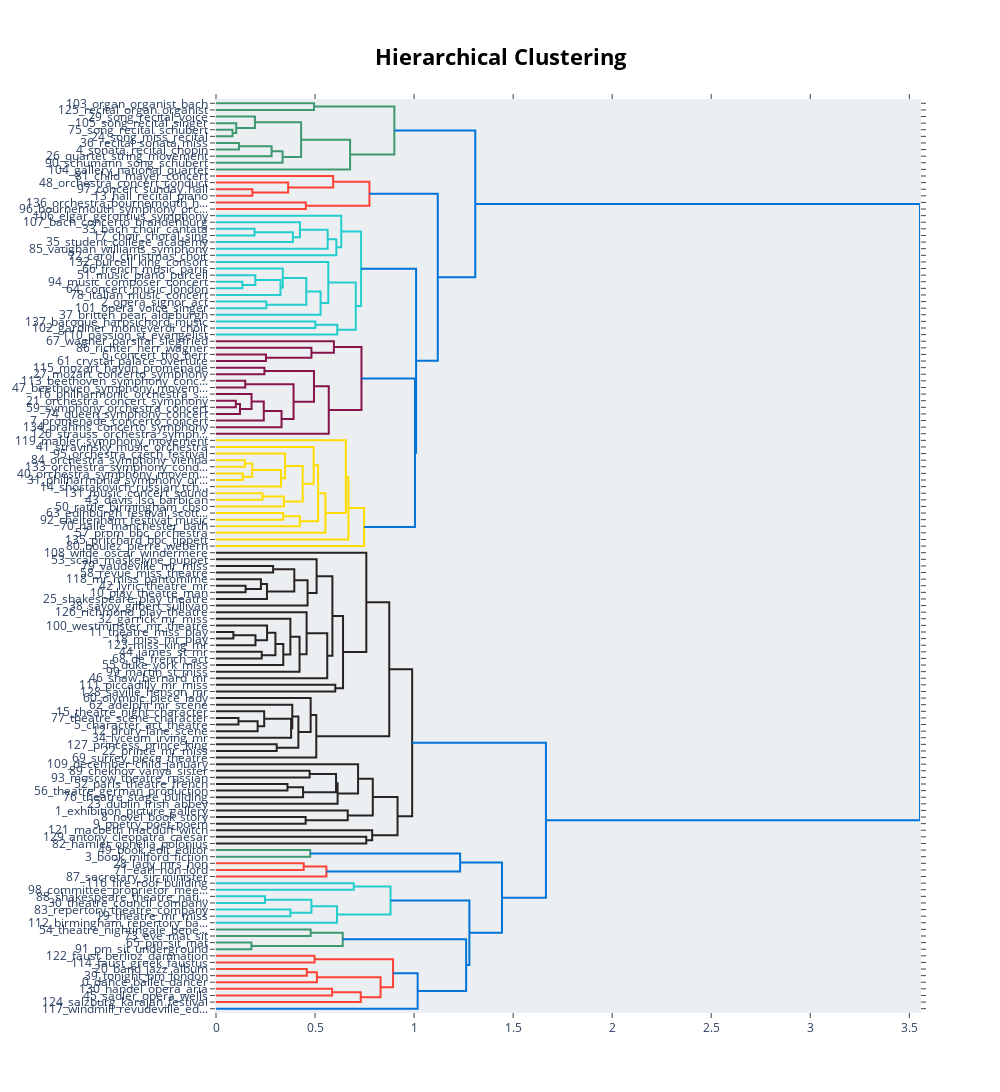

Notebook cell for this chart:
### Code cell
topic_model.visualize_hierarchy()

### Figure 1 — Plotly figure (JSON) as saved in the notebook; plotly's stock layout.template omitted (floating-point values rounded to 4 significant figures; data arrays with more than 128 entries replaced by an {"elided": "..."} marker saying what was removed)
{"data": [{"hoverinfo": "text", "marker": {"color": "rgb(61,153,112)"}, "mode": "lines", "type": "scatter", "x": [0.0, 0.4949, 0.4949, 0.0], "xaxis": "x", "y": [-5.0, -5.0, -15.0, -15.0], "yaxis": "y"}, {"hoverinfo": "text", "marker": {"color": "rgb(61,153,112)"}, "mode": "lines", "type": "scatter", "x": [0.0, 0.08337, 0.08337, 0.0], "xaxis": "x", "y": [-45.0, -45.0, -55.0, -55.0], "yaxis": "y"}, {"hoverinfo": "text", "marker": {"color": "rgb(61,153,112)"}, "mode": "lines", "type": "scatter", "x": [0.0, 0.1021, 0.1021, 0.08337], "xaxis": "x", "y": [-35.0, -35.0, -50.0, -50.0], "yaxis": "y"}, {"hoverinfo": "text", "marker": {"color": "rgb(61,153,112)"}, "mode": "lines", "type": "scatter", "x": [0.0, 0.1965, 0.1965, 0.1021], "xaxis": "x", "y": [-25.0, -25.0, -42.5, -42.5], "yaxis": "y"}, {"hoverinfo": "text", "marker": {"color": "rgb(61,153,112)"}, "mode": "lines", "type": "scatter", "x": [0.0, 0.116, 0.116, 0.0], "xaxis": "x", "y": [-65.0, -65.0, -75.0, -75.0], "yaxis": "y"}, {"hoverinfo": "text", "marker": {"color": "rgb(61,153,112)"}, "mode": "lines", "type": "scatter", "x": [0.116, 0.2806, 0.2806, 0.0], "xaxis": "x", "y": [-70.0, -70.0, -85.0, -85.0], "yaxis": "y"}, {"hoverinfo": "text", "marker": {"color": "rgb(61,153,112)"}, "mode": "lines", "type": "scatter", "x": [0.2806, 0.336, 0.336, 0.0], "xaxis": "x", "y": [-77.5, -77.5, -95.0, -95.0], "yaxis": "y"}, {"hoverinfo": "text", "marker": {"color": "rgb(61,153,112)"}, "mode": "lines", "type": "scatter", "x": [0.1965, 0.4298, 0.4298, 0.336], "xaxis": "x", "y": [-33.75, -33.75, -86.25, -86.25], "yaxis": "y"}, {"hoverinfo": "text", "marker": {"color": "rgb(61,153,112)"}, "mode": "lines", "type": "scatter", "x": [0.4298, 0.677, 0.677, 0.0], "xaxis": "x", "y": [-60.0, -60.0, -105.0, -105.0], "yaxis": "y"}, {"hoverinfo": "text", "marker": {"color": "rgb(61,153,112)"}, "mode": "lines", "type": "scatter", "x": [0.4949, 0.9004, 0.9004, 0.677], "xaxis": "x", "y": [-10.0, -10.0, -82.5, -82.5], "yaxis": "y"}, {"hoverinfo": "text", "marker": {"color": "rgb(255,65,54)"}, "mode": "lines", "type": "scatter", "x": [0.0, 0.1836, 0.1836, 0.0], "xaxis": "x", "y": [-135.0, -135.0, -145.0, -145.0], "yaxis": "y"}, {"hoverinfo": "text", "marker": {"color": "rgb(255,65,54)"}, "mode": "lines", "type": "scatter", "x": [0.0, 0.3644, 0.3644, 0.1836], "xaxis": "x", "y": [-125.0, -125.0, -140.0, -140.0], "yaxis": "y"}, {"hoverinfo": "text", "marker": {"color": "rgb(255,65,54)"}, "mode": "lines", "type": "scatter", "x": [0.0, 0.5916, 0.5916, 0.3644], "xaxis": "x", "y": [-115.0, -115.0, -132.5, -132.5], "yaxis": "y"}, {"hoverinfo": "text", "marker": {"color": "rgb(255,65,54)"}, "mode": "lines", "type": "scatter", "x": [0.0, 0.4536, 0.4536, 0.0], "xaxis": "x", "y": [-155.0, -155.0, -165.0, -165.0], "yaxis": "y"}, {"hoverinfo": "text", "marker": {"color": "rgb(255,65,54)"}, "mode": "lines", "type": "scatter", "x": [0.5916, 0.7746, 0.7746, 0.4536], "xaxis": "x", "y": [-123.8, -123.8, -160.0, -160.0], "yaxis": "y"}, {"hoverinfo": "text", "marker": {"color": "rgb(35,205,205)"}, "mode": "lines", "type": "scatter", "x": [0.0, 0.1946, 0.1946, 0.0], "xaxis": "x", "y": [-195.0, -195.0, -205.0, -205.0], "yaxis": "y"}, {"hoverinfo": "text", "marker": {"color": "rgb(35,205,205)"}, "mode": "lines", "type": "scatter", "x": [0.1946, 0.3881, 0.3881, 0.0], "xaxis": "x", "y": [-200.0, -200.0, -215.0, -215.0], "yaxis": "y"}, {"hoverinfo": "text", "marker": {"color": "rgb(35,205,205)"}, "mode": "lines", "type": "scatter", "x": [0.0, 0.4239, 0.4239, 0.3881], "xaxis": "x", "y": [-185.0, -185.0, -207.5, -207.5], "yaxis": "y"}, {"hoverinfo": "text", "marker": {"color": "rgb(35,205,205)"}, "mode": "lines", "type": "scatter", "x": [0.4239, 0.5637, 0.5637, 0.0], "xaxis": "x", "y": [-196.2, -196.2, -225.0, -225.0], "yaxis": "y"}, {"hoverinfo": "text", "marker": {"color": "rgb(35,205,205)"}, "mode": "lines", "type": "scatter", "x": [0.5637, 0.6075, 0.6075, 0.0], "xaxis": "x", "y": [-210.6, -210.6, -235.0, -235.0], "yaxis": "y"}, {"hoverinfo": "text", "marker": {"color": "rgb(35,205,205)"}, "mode": "lines", "type": "scatter", "x": [0.0, 0.6324, 0.6324, 0.6075], "xaxis": "x", "y": [-175.0, -175.0, -222.8, -222.8], "yaxis": "y"}, {"hoverinfo": "text", "marker": {"color": "rgb(35,205,205)"}, "mode": "lines", "type": "scatter", "x": [0.0, 0.1333, 0.1333, 0.0], "xaxis": "x", "y": [-275.0, -275.0, -285.0, -285.0], "yaxis": "y"}, {"hoverinfo": "text", "marker": {"color": "rgb(35,205,205)"}, "mode": "lines", "type": "scatter", "x": [0.0, 0.1983, 0.1983, 0.1333], "xaxis": "x", "y": [-265.0, -265.0, -280.0, -280.0], "yaxis": "y"}, {"hoverinfo": "text", "marker": {"color": "rgb(35,205,205)"}, "mode": "lines", "type": "scatter", "x": [0.1983, 0.3254, 0.3254, 0.0], "xaxis": "x", "y": [-272.5, -272.5, -295.0, -295.0], "yaxis": "y"}, {"hoverinfo": "text", "marker": {"color": "rgb(35,205,205)"}, "mode": "lines", "type": "scatter", "x": [0.0, 0.3372, 0.3372, 0.3254], "xaxis": "x", "y": [-255.0, -255.0, -283.8, -283.8], "yaxis": "y"}, {"hoverinfo": "text", "marker": {"color": "rgb(35,205,205)"}, "mode": "lines", "type": "scatter", "x": [0.0, 0.2541, 0.2541, 0.0], "xaxis": "x", "y": [-305.0, -305.0, -315.0, -315.0], "yaxis": "y"}, {"hoverinfo": "text", "marker": {"color": "rgb(35,205,205)"}, "mode": "lines", "type": "scatter", "x": [0.3372, 0.4558, 0.4558, 0.2541], "xaxis": "x", "y": [-269.4, -269.4, -310.0, -310.0], "yaxis": "y"}, {"hoverinfo": "text", "marker": {"color": "rgb(35,205,205)"}, "mode": "lines", "type": "scatter", "x": [0.4558, 0.5281, 0.5281, 0.0], "xaxis": "x", "y": [-289.7, -289.7, -325.0, -325.0], "yaxis": "y"}, {"hoverinfo": "text", "marker": {"color": "rgb(35,205,205)"}, "mode": "lines", "type": "scatter", "x": [0.0, 0.567, 0.567, 0.5281], "xaxis": "x", "y": [-245.0, -245.0, -307.3, -307.3], "yaxis": "y"}, {"hoverinfo": "text", "marker": {"color": "rgb(35,205,205)"}, "mode": "lines", "type": "scatter", "x": [0.0, 0.5018, 0.5018, 0.0], "xaxis": "x", "y": [-335.0, -335.0, -345.0, -345.0], "yaxis": "y"}, {"hoverinfo": "text", "marker": {"color": "rgb(35,205,205)"}, "mode": "lines", "type": "scatter", "x": [0.5018, 0.6122, 0.6122, 0.0], "xaxis": "x", "y": [-340.0, -340.0, -355.0, -355.0], "yaxis": "y"}, {"hoverinfo": "text", "marker": {"color": "rgb(35,205,205)"}, "mode": "lines", "type": "scatter", "x": [0.567, 0.7055, 0.7055, 0.6122], "xaxis": "x", "y": [-276.2, -276.2, -347.5, -347.5], "yaxis": "y"}, {"hoverinfo": "text", "marker": {"color": "rgb(35,205,205)"}, "mode": "lines", "type": "scatter", "x": [0.6324, 0.7324, 0.7324, 0.7055], "xaxis": "x", "y": [-198.9, -198.9, -311.8, -311.8], "yaxis": "y"}, {"hoverinfo": "text", "marker": {"color": "rgb(133,20,75)"}, "mode": "lines", "type": "scatter", "x": [0.0, 0.2522, 0.2522, 0.0], "xaxis": "x", "y": [-385.0, -385.0, -395.0, -395.0], "yaxis": "y"}, {"hoverinfo": "text", "marker": {"color": "rgb(133,20,75)"}, "mode": "lines", "type": "scatter", "x": [0.0, 0.4817, 0.4817, 0.2522], "xaxis": "x", "y": [-375.0, -375.0, -390.0, -390.0], "yaxis": "y"}, {"hoverinfo": "text", "marker": {"color": "rgb(133,20,75)"}, "mode": "lines", "type": "scatter", "x": [0.0, 0.5951, 0.5951, 0.4817], "xaxis": "x", "y": [-365.0, -365.0, -382.5, -382.5], "yaxis": "y"}, {"hoverinfo": "text", "marker": {"color": "rgb(133,20,75)"}, "mode": "lines", "type": "scatter", "x": [0.0, 0.2445, 0.2445, 0.0], "xaxis": "x", "y": [-405.0, -405.0, -415.0, -415.0], "yaxis": "y"}, {"hoverinfo": "text", "marker": {"color": "rgb(133,20,75)"}, "mode": "lines", "type": "scatter", "x": [0.0, 0.1477, 0.1477, 0.0], "xaxis": "x", "y": [-425.0, -425.0, -435.0, -435.0], "yaxis": "y"}, {"hoverinfo": "text", "marker": {"color": "rgb(133,20,75)"}, "mode": "lines", "type": "scatter", "x": [0.0, 0.1001, 0.1001, 0.0], "xaxis": "x", "y": [-455.0, -455.0, -465.0, -465.0], "yaxis": "y"}, {"hoverinfo": "text", "marker": {"color": "rgb(133,20,75)"}, "mode": "lines", "type": "scatter", "x": [0.1001, 0.1211, 0.1211, 0.0], "xaxis": "x", "y": [-460.0, -460.0, -475.0, -475.0], "yaxis": "y"}, {"hoverinfo": "text", "marker": {"color": "rgb(133,20,75)"}, "mode": "lines", "type": "scatter", "x": [0.0, 0.1795, 0.1795, 0.1211], "xaxis": "x", "y": [-445.0, -445.0, -467.5, -467.5], "yaxis": "y"}, {"hoverinfo": "text", "marker": {"color": "rgb(133,20,75)"}, "mode": "lines", "type": "scatter", "x": [0.1795, 0.2411, 0.2411, 0.0], "xaxis": "x", "y": [-456.2, -456.2, -485.0, -485.0], "yaxis": "y"}, {"hoverinfo": "text", "marker": {"color": "rgb(133,20,75)"}, "mode": "lines", "type": "scatter", "x": [0.2411, 0.3308, 0.3308, 0.0], "xaxis": "x", "y": [-470.6, -470.6, -495.0, -495.0], "yaxis": "y"}, {"hoverinfo": "text", "marker": {"color": "rgb(133,20,75)"}, "mode": "lines", "type": "scatter", "x": [0.1477, 0.3916, 0.3916, 0.3308], "xaxis": "x", "y": [-430.0, -430.0, -482.8, -482.8], "yaxis": "y"}, {"hoverinfo": "text", "marker": {"color": "rgb(133,20,75)"}, "mode": "lines", "type": "scatter", "x": [0.2445, 0.4946, 0.4946, 0.3916], "xaxis": "x", "y": [-410.0, -410.0, -456.4, -456.4], "yaxis": "y"}, {"hoverinfo": "text", "marker": {"color": "rgb(133,20,75)"}, "mode": "lines", "type": "scatter", "x": [0.4946, 0.5693, 0.5693, 0.0], "xaxis": "x", "y": [-433.2, -433.2, -505.0, -505.0], "yaxis": "y"}, {"hoverinfo": "text", "marker": {"color": "rgb(133,20,75)"}, "mode": "lines", "type": "scatter", "x": [0.5951, 0.7343, 0.7343, 0.5693], "xaxis": "x", "y": [-373.8, -373.8, -469.1, -469.1], "yaxis": "y"}, {"hoverinfo": "text", "marker": {"color": "rgb(255,220,0)"}, "mode": "lines", "type": "scatter", "x": [0.0, 0.1463, 0.1463, 0.0], "xaxis": "x", "y": [-545.0, -545.0, -555.0, -555.0], "yaxis": "y"}, {"hoverinfo": "text", "marker": {"color": "rgb(255,220,0)"}, "mode": "lines", "type": "scatter", "x": [0.0, 0.1352, 0.1352, 0.0], "xaxis": "x", "y": [-565.0, -565.0, -575.0, -575.0], "yaxis": "y"}, {"hoverinfo": "text", "marker": {"color": "rgb(255,220,0)"}, "mode": "lines", "type": "scatter", "x": [0.1463, 0.1831, 0.1831, 0.1352], "xaxis": "x", "y": [-550.0, -550.0, -570.0, -570.0], "yaxis": "y"}, {"hoverinfo": "text", "marker": {"color": "rgb(255,220,0)"}, "mode": "lines", "type": "scatter", "x": [0.1831, 0.3282, 0.3282, 0.0], "xaxis": "x", "y": [-560.0, -560.0, -585.0, -585.0], "yaxis": "y"}, {"hoverinfo": "text", "marker": {"color": "rgb(255,220,0)"}, "mode": "lines", "type": "scatter", "x": [0.0, 0.3487, 0.3487, 0.3282], "xaxis": "x", "y": [-535.0, -535.0, -572.5, -572.5], "yaxis": "y"}, {"hoverinfo": "text", "marker": {"color": "rgb(255,220,0)"}, "mode": "lines", "type": "scatter", "x": [0.0, 0.2343, 0.2343, 0.0], "xaxis": "x", "y": [-595.0, -595.0, -605.0, -605.0], "yaxis": "y"}, {"hoverinfo": "text", "marker": {"color": "rgb(255,220,0)"}, "mode": "lines", "type": "scatter", "x": [0.2343, 0.3425, 0.3425, 0.0], "xaxis": "x", "y": [-600.0, -600.0, -615.0, -615.0], "yaxis": "y"}, {"hoverinfo": "text", "marker": {"color": "rgb(255,220,0)"}, "mode": "lines", "type": "scatter", "x": [0.3487, 0.4377, 0.4377, 0.3425], "xaxis": "x", "y": [-553.8, -553.8, -607.5, -607.5], "yaxis": "y"}, {"hoverinfo": "text", "marker": {"color": "rgb(255,220,0)"}, "mode": "lines", "type": "scatter", "x": [0.0, 0.493, 0.493, 0.4377], "xaxis": "x", "y": [-525.0, -525.0, -580.6, -580.6], "yaxis": "y"}, {"hoverinfo": "text", "marker": {"color": "rgb(255,220,0)"}, "mode": "lines", "type": "scatter", "x": [0.0, 0.3397, 0.3397, 0.0], "xaxis": "x", "y": [-625.0, -625.0, -635.0, -635.0], "yaxis": "y"}, {"hoverinfo": "text", "marker": {"color": "rgb(255,220,0)"}, "mode": "lines", "type": "scatter", "x": [0.3397, 0.4231, 0.4231, 0.0], "xaxis": "x", "y": [-630.0, -630.0, -645.0, -645.0], "yaxis": "y"}, {"hoverinfo": "text", "marker": {"color": "rgb(255,220,0)"}, "mode": "lines", "type": "scatter", "x": [0.493, 0.5156, 0.5156, 0.4231], "xaxis": "x", "y": [-552.8, -552.8, -637.5, -637.5], "yaxis": "y"}, {"hoverinfo": "text", "marker": {"color": "rgb(255,220,0)"}, "mode": "lines", "type": "scatter", "x": [0.5156, 0.5522, 0.5522, 0.0], "xaxis": "x", "y": [-595.2, -595.2, -655.0, -655.0], "yaxis": "y"}, {"hoverinfo": "text", "marker": {"color": "rgb(255,220,0)"}, "mode": "lines", "type": "scatter", "x": [0.0, 0.6553, 0.6553, 0.5522], "xaxis": "x", "y": [-515.0, -515.0, -625.1, -625.1], "yaxis": "y"}, {"hoverinfo": "text", "marker": {"color": "rgb(255,220,0)"}, "mode": "lines", "type": "scatter", "x": [0.6553, 0.6685, 0.6685, 0.0], "xaxis": "x", "y": [-570.0, -570.0, -665.0, -665.0], "yaxis": "y"}, {"hoverinfo": "text", "marker": {"color": "rgb(255,220,0)"}, "mode": "lines", "type": "scatter", "x": [0.6685, 0.7478, 0.7478, 0.0], "xaxis": "x", "y": [-617.5, -617.5, -675.0, -675.0], "yaxis": "y"}, {"hoverinfo": "text", "marker": {"color": "rgb(0,116,217)"}, "mode": "lines", "type": "scatter", "x": [0.7343, 1.005, 1.005, 0.7478], "xaxis": "x", "y": [-421.4, -421.4, -646.3, -646.3], "yaxis": "y"}, {"hoverinfo": "text", "marker": {"color": "rgb(0,116,217)"}, "mode": "lines", "type": "scatter", "x": [0.7324, 1.01, 1.01, 1.005], "xaxis": "x", "y": [-255.4, -255.4, -533.8, -533.8], "yaxis": "y"}, {"hoverinfo": "text", "marker": {"color": "rgb(0,116,217)"}, "mode": "lines", "type": "scatter", "x": [0.7746, 1.12, 1.12, 1.01], "xaxis": "x", "y": [-141.9, -141.9, -394.6, -394.6], "yaxis": "y"}, {"hoverinfo": "text", "marker": {"color": "rgb(0,116,217)"}, "mode": "lines", "type": "scatter", "x": [0.9004, 1.309, 1.309, 1.12], "xaxis": "x", "y": [-46.25, -46.25, -268.2, -268.2], "yaxis": "y"}, {"hoverinfo": "text", "marker": {"color": "rgb(40,35,35)"}, "mode": "lines", "type": "scatter", "x": [0.0, 0.2884, 0.2884, 0.0], "xaxis": "x", "y": [-705.0, -705.0, -715.0, -715.0], "yaxis": "y"}, {"hoverinfo": "text", "marker": {"color": "rgb(40,35,35)"}, "mode": "lines", "type": "scatter", "x": [0.0, 0.1494, 0.1494, 0.0], "xaxis": "x", "y": [-735.0, -735.0, -745.0, -745.0], "yaxis": "y"}, {"hoverinfo": "text", "marker": {"color": "rgb(40,35,35)"}, "mode": "lines", "type": "scatter", "x": [0.0, 0.2268, 0.2268, 0.1494], "xaxis": "x", "y": [-725.0, -725.0, -740.0, -740.0], "yaxis": "y"}, {"hoverinfo": "text", "marker": {"color": "rgb(40,35,35)"}, "mode": "lines", "type": "scatter", "x": [0.2268, 0.2573, 0.2573, 0.0], "xaxis": "x", "y": [-732.5, -732.5, -755.0, -755.0], "yaxis": "y"}, {"hoverinfo": "text", "marker": {"color": "rgb(40,35,35)"}, "mode": "lines", "type": "scatter", "x": [0.2884, 0.3953, 0.3953, 0.2573], "xaxis": "x", "y": [-710.0, -710.0, -743.8, -743.8], "yaxis": "y"}, {"hoverinfo": "text", "marker": {"color": "rgb(40,35,35)"}, "mode": "lines", "type": "scatter", "x": [0.3953, 0.4622, 0.4622, 0.0], "xaxis": "x", "y": [-726.9, -726.9, -765.0, -765.0], "yaxis": "y"}, {"hoverinfo": "text", "marker": {"color": "rgb(40,35,35)"}, "mode": "lines", "type": "scatter", "x": [0.0, 0.5078, 0.5078, 0.4622], "xaxis": "x", "y": [-695.0, -695.0, -745.9, -745.9], "yaxis": "y"}, {"hoverinfo": "text", "marker": {"color": "rgb(40,35,35)"}, "mode": "lines", "type": "scatter", "x": [0.0, 0.08772, 0.08772, 0.0], "xaxis": "x", "y": [-805.0, -805.0, -815.0, -815.0], "yaxis": "y"}, {"hoverinfo": "text", "marker": {"color": "rgb(40,35,35)"}, "mode": "lines", "type": "scatter", "x": [0.08772, 0.1992, 0.1992, 0.0], "xaxis": "x", "y": [-810.0, -810.0, -825.0, -825.0], "yaxis": "y"}, {"hoverinfo": "text", "marker": {"color": "rgb(40,35,35)"}, "mode": "lines", "type": "scatter", "x": [0.0, 0.2579, 0.2579, 0.1992], "xaxis": "x", "y": [-795.0, -795.0, -817.5, -817.5], "yaxis": "y"}, {"hoverinfo": "text", "marker": {"color": "rgb(40,35,35)"}, "mode": "lines", "type": "scatter", "x": [0.0, 0.2308, 0.2308, 0.0], "xaxis": "x", "y": [-835.0, -835.0, -845.0, -845.0], "yaxis": "y"}, {"hoverinfo": "text", "marker": {"color": "rgb(40,35,35)"}, "mode": "lines", "type": "scatter", "x": [0.2579, 0.3, 0.3, 0.2308], "xaxis": "x", "y": [-806.2, -806.2, -840.0, -840.0], "yaxis": "y"}, {"hoverinfo": "text", "marker": {"color": "rgb(40,35,35)"}, "mode": "lines", "type": "scatter", "x": [0.3, 0.3396, 0.3396, 0.0], "xaxis": "x", "y": [-823.1, -823.1, -855.0, -855.0], "yaxis": "y"}, {"hoverinfo": "text", "marker": {"color": "rgb(40,35,35)"}, "mode": "lines", "type": "scatter", "x": [0.0, 0.3754, 0.3754, 0.3396], "xaxis": "x", "y": [-785.0, -785.0, -839.1, -839.1], "yaxis": "y"}, {"hoverinfo": "text", "marker": {"color": "rgb(40,35,35)"}, "mode": "lines", "type": "scatter", "x": [0.3754, 0.4217, 0.4217, 0.0], "xaxis": "x", "y": [-812.0, -812.0, -865.0, -865.0], "yaxis": "y"}, {"hoverinfo": "text", "marker": {"color": "rgb(40,35,35)"}, "mode": "lines", "type": "scatter", "x": [0.0, 0.4574, 0.4574, 0.4217], "xaxis": "x", "y": [-775.0, -775.0, -838.5, -838.5], "yaxis": "y"}, {"hoverinfo": "text", "marker": {"color": "rgb(40,35,35)"}, "mode": "lines", "type": "scatter", "x": [0.4574, 0.5616, 0.5616, 0.0], "xaxis": "x", "y": [-806.8, -806.8, -875.0, -875.0], "yaxis": "y"}, {"hoverinfo": "text", "marker": {"color": "rgb(40,35,35)"}, "mode": "lines", "type": "scatter", "x": [0.5078, 0.5877, 0.5877, 0.5616], "xaxis": "x", "y": [-720.5, -720.5, -840.9, -840.9], "yaxis": "y"}, {"hoverinfo": "text", "marker": {"color": "rgb(40,35,35)"}, "mode": "lines", "type": "scatter", "x": [0.0, 0.6022, 0.6022, 0.0], "xaxis": "x", "y": [-885.0, -885.0, -895.0, -895.0], "yaxis": "y"}, {"hoverinfo": "text", "marker": {"color": "rgb(40,35,35)"}, "mode": "lines", "type": "scatter", "x": [0.5877, 0.6413, 0.6413, 0.6022], "xaxis": "x", "y": [-780.7, -780.7, -890.0, -890.0], "yaxis": "y"}, {"hoverinfo": "text", "marker": {"color": "rgb(40,35,35)"}, "mode": "lines", "type": "scatter", "x": [0.0, 0.7589, 0.7589, 0.6413], "xaxis": "x", "y": [-685.0, -685.0, -835.3, -835.3], "yaxis": "y"}, {"hoverinfo": "text", "marker": {"color": "rgb(40,35,35)"}, "mode": "lines", "type": "scatter", "x": [0.0, 0.1133, 0.1133, 0.0], "xaxis": "x", "y": [-935.0, -935.0, -945.0, -945.0], "yaxis": "y"}, {"hoverinfo": "text", "marker": {"color": "rgb(40,35,35)"}, "mode": "lines", "type": "scatter", "x": [0.1133, 0.2102, 0.2102, 0.0], "xaxis": "x", "y": [-940.0, -940.0, -955.0, -955.0], "yaxis": "y"}, {"hoverinfo": "text", "marker": {"color": "rgb(40,35,35)"}, "mode": "lines", "type": "scatter", "x": [0.0, 0.2433, 0.2433, 0.2102], "xaxis": "x", "y": [-925.0, -925.0, -947.5, -947.5], "yaxis": "y"}, {"hoverinfo": "text", "marker": {"color": "rgb(40,35,35)"}, "mode": "lines", "type": "scatter", "x": [0.2433, 0.3792, 0.3792, 0.0], "xaxis": "x", "y": [-936.2, -936.2, -965.0, -965.0], "yaxis": "y"}, {"hoverinfo": "text", "marker": {"color": "rgb(40,35,35)"}, "mode": "lines", "type": "scatter", "x": [0.0, 0.3851, 0.3851, 0.3792], "xaxis": "x", "y": [-915.0, -915.0, -950.6, -950.6], "yaxis": "y"}, {"hoverinfo": "text", "marker": {"color": "rgb(40,35,35)"}, "mode": "lines", "type": "scatter", "x": [0.0, 0.3064, 0.3064, 0.0], "xaxis": "x", "y": [-975.0, -975.0, -985.0, -985.0], "yaxis": "y"}, {"hoverinfo": "text", "marker": {"color": "rgb(40,35,35)"}, "mode": "lines", "type": "scatter", "x": [0.3851, 0.4158, 0.4158, 0.3064], "xaxis": "x", "y": [-932.8, -932.8, -980.0, -980.0], "yaxis": "y"}, {"hoverinfo": "text", "marker": {"color": "rgb(40,35,35)"}, "mode": "lines", "type": "scatter", "x": [0.0, 0.4778, 0.4778, 0.4158], "xaxis": "x", "y": [-905.0, -905.0, -956.4, -956.4], "yaxis": "y"}, {"hoverinfo": "text", "marker": {"color": "rgb(40,35,35)"}, "mode": "lines", "type": "scatter", "x": [0.4778, 0.5062, 0.5062, 0.0], "xaxis": "x", "y": [-930.7, -930.7, -995.0, -995.0], "yaxis": "y"}, {"hoverinfo": "text", "marker": {"color": "rgb(40,35,35)"}, "mode": "lines", "type": "scatter", "x": [0.7589, 0.8747, 0.8747, 0.5062], "xaxis": "x", "y": [-760.2, -760.2, -962.9, -962.9], "yaxis": "y"}, {"hoverinfo": "text", "marker": {"color": "rgb(40,35,35)"}, "mode": "lines", "type": "scatter", "x": [0.0, 0.4726, 0.4726, 0.0], "xaxis": "x", "y": [-1015.0, -1015.0, -1025.0, -1025.0], "yaxis": "y"}, {"hoverinfo": "text", "marker": {"color": "rgb(40,35,35)"}, "mode": "lines", "type": "scatter", "x": [0.0, 0.3607, 0.3607, 0.0], "xaxis": "x", "y": [-1035.0, -1035.0, -1045.0, -1045.0], "yaxis": "y"}, {"hoverinfo": "text", "marker": {"color": "rgb(40,35,35)"}, "mode": "lines", "type": "scatter", "x": [0.3607, 0.4397, 0.4397, 0.0], "xaxis": "x", "y": [-1040.0, -1040.0, -1055.0, -1055.0], "yaxis": "y"}, {"hoverinfo": "text", "marker": {"color": "rgb(40,35,35)"}, "mode": "lines", "type": "scatter", "x": [0.4726, 0.606, 0.606, 0.4397], "xaxis": "x", "y": [-1020.0, -1020.0, -1048.0, -1048.0], "yaxis": "y"}, {"hoverinfo": "text", "marker": {"color": "rgb(40,35,35)"}, "mode": "lines", "type": "scatter", "x": [0.606, 0.6138, 0.6138, 0.0], "xaxis": "x", "y": [-1034.0, -1034.0, -1065.0, -1065.0], "yaxis": "y"}, {"hoverinfo": "text", "marker": {"color": "rgb(40,35,35)"}, "mode": "lines", "type": "scatter", "x": [0.0, 0.7172, 0.7172, 0.6138], "xaxis": "x", "y": [-1005.0, -1005.0, -1049.0, -1049.0], "yaxis": "y"}, {"hoverinfo": "text", "marker": {"color": "rgb(40,35,35)"}, "mode": "lines", "type": "scatter", "x": [0.0, 0.4525, 0.4525, 0.0], "xaxis": "x", "y": [-1085.0, -1085.0, -1095.0, -1095.0], "yaxis": "y"}, {"hoverinfo": "text", "marker": {"color": "rgb(40,35,35)"}, "mode": "lines", "type": "scatter", "x": [0.0, 0.665, 0.665, 0.4525], "xaxis": "x", "y": [-1075.0, -1075.0, -1090.0, -1090.0], "yaxis": "y"}, {"hoverinfo": "text", "marker": {"color": "rgb(40,35,35)"}, "mode": "lines", "type": "scatter", "x": [0.7172, 0.7916, 0.7916, 0.665], "xaxis": "x", "y": [-1027.0, -1027.0, -1082.0, -1082.0], "yaxis": "y"}, {"hoverinfo": "text", "marker": {"color": "rgb(40,35,35)"}, "mode": "lines", "type": "scatter", "x": [0.0, 0.7585, 0.7585, 0.0], "xaxis": "x", "y": [-1115.0, -1115.0, -1125.0, -1125.0], "yaxis": "y"}, {"hoverinfo": "text", "marker": {"color": "rgb(40,35,35)"}, "mode": "lines", "type": "scatter", "x": [0.0, 0.7884, 0.7884, 0.7585], "xaxis": "x", "y": [-1105.0, -1105.0, -1120.0, -1120.0], "yaxis": "y"}, {"hoverinfo": "text", "marker": {"color": "rgb(40,35,35)"}, "mode": "lines", "type": "scatter", "x": [0.7916, 0.9165, 0.9165, 0.7884], "xaxis": "x", "y": [-1055.0, -1055.0, -1112.0, -1112.0], "yaxis": "y"}, {"hoverinfo": "text", "marker": {"color": "rgb(40,35,35)"}, "mode": "lines", "type": "scatter", "x": [0.8747, 0.9903, 0.9903, 0.9165], "xaxis": "x", "y": [-861.5, -861.5, -1084.0, -1084.0], "yaxis": "y"}, {"hoverinfo": "text", "marker": {"color": "rgb(61,153,112)"}, "mode": "lines", "type": "scatter", "x": [0.0, 0.4755, 0.4755, 0.0], "xaxis": "x", "y": [-1135.0, -1135.0, -1145.0, -1145.0], "yaxis": "y"}, {"hoverinfo": "text", "marker": {"color": "rgb(255,65,54)"}, "mode": "lines", "type": "scatter", "x": [0.0, 0.4426, 0.4426, 0.0], "xaxis": "x", "y": [-1155.0, -1155.0, -1165.0, -1165.0], "yaxis": "y"}, {"hoverinfo": "text", "marker": {"color": "rgb(255,65,54)"}, "mode": "lines", "type": "scatter", "x": [0.4426, 0.5574, 0.5574, 0.0], "xaxis": "x", "y": [-1160.0, -1160.0, -1175.0, -1175.0], "yaxis": "y"}, {"hoverinfo": "text", "marker": {"color": "rgb(0,116,217)"}, "mode": "lines", "type": "scatter", "x": [0.4755, 1.232, 1.232, 0.5574], "xaxis": "x", "y": [-1140.0, -1140.0, -1168.0, -1168.0], "yaxis": "y"}, {"hoverinfo": "text", "marker": {"color": "rgb(35,205,205)"}, "mode": "lines", "type": "scatter", "x": [0.0, 0.6954, 0.6954, 0.0], "xaxis": "x", "y": [-1185.0, -1185.0, -1195.0, -1195.0], "yaxis": "y"}, {"hoverinfo": "text", "marker": {"color": "rgb(35,205,205)"}, "mode": "lines", "type": "scatter", "x": [0.0, 0.2472, 0.2472, 0.0], "xaxis": "x", "y": [-1205.0, -1205.0, -1215.0, -1215.0], "yaxis": "y"}, {"hoverinfo": "text", "marker": {"color": "rgb(35,205,205)"}, "mode": "lines", "type": "scatter", "x": [0.0, 0.3755, 0.3755, 0.0], "xaxis": "x", "y": [-1225.0, -1225.0, -1235.0, -1235.0], "yaxis": "y"}, {"hoverinfo": "text", "marker": {"color": "rgb(35,205,205)"}, "mode": "lines", "type": "scatter", "x": [0.2472, 0.4817, 0.4817, 0.3755], "xaxis": "x", "y": [-1210.0, -1210.0, -1230.0, -1230.0], "yaxis": "y"}, {"hoverinfo": "text", "marker": {"color": "rgb(35,205,205)"}, "mode": "lines", "type": "scatter", "x": [0.4817, 0.6107, 0.6107, 0.0], "xaxis": "x", "y": [-1220.0, -1220.0, -1245.0, -1245.0], "yaxis": "y"}, {"hoverinfo": "text", "marker": {"color": "rgb(35,205,205)"}, "mode": "lines", "type": "scatter", "x": [0.6954, 0.8813, 0.8813, 0.6107], "xaxis": "x", "y": [-1190.0, -1190.0, -1232.0, -1232.0], "yaxis": "y"}, {"hoverinfo": "text", "marker": {"color": "rgb(61,153,112)"}, "mode": "lines", "type": "scatter", "x": [0.0, 0.4779, 0.4779, 0.0], "xaxis": "x", "y": [-1255.0, -1255.0, -1265.0, -1265.0], "yaxis": "y"}, {"hoverinfo": "text", "marker": {"color": "rgb(61,153,112)"}, "mode": "lines", "type": "scatter", "x": [0.0, 0.1787, 0.1787, 0.0], "xaxis": "x", "y": [-1275.0, -1275.0, -1285.0, -1285.0], "yaxis": "y"}, {"hoverinfo": "text", "marker": {"color": "rgb(61,153,112)"}, "mode": "lines", "type": "scatter", "x": [0.4779, 0.6396, 0.6396, 0.1787], "xaxis": "x", "y": [-1260.0, -1260.0, -1280.0, -1280.0], "yaxis": "y"}, {"hoverinfo": "text", "marker": {"color": "rgb(255,65,54)"}, "mode": "lines", "type": "scatter", "x": [0.0, 0.4975, 0.4975, 0.0], "xaxis": "x", "y": [-1295.0, -1295.0, -1305.0, -1305.0], "yaxis": "y"}, {"hoverinfo": "text", "marker": {"color": "rgb(255,65,54)"}, "mode": "lines", "type": "scatter", "x": [0.0, 0.4582, 0.4582, 0.0], "xaxis": "x", "y": [-1315.0, -1315.0, -1325.0, -1325.0], "yaxis": "y"}, {"hoverinfo": "text", "marker": {"color": "rgb(255,65,54)"}, "mode": "lines", "type": "scatter", "x": [0.4582, 0.5093, 0.5093, 0.0], "xaxis": "x", "y": [-1320.0, -1320.0, -1335.0, -1335.0], "yaxis": "y"}, {"hoverinfo": "text", "marker": {"color": "rgb(255,65,54)"}, "mode": "lines", "type": "scatter", "x": [0.0, 0.5861, 0.5861, 0.0], "xaxis": "x", "y": [-1345.0, -1345.0, -1355.0, -1355.0], "yaxis": "y"}, {"hoverinfo": "text", "marker": {"color": "rgb(255,65,54)"}, "mode": "lines", "type": "scatter", "x": [0.5861, 0.7308, 0.7308, 0.0], "xaxis": "x", "y": [-1350.0, -1350.0, -1365.0, -1365.0], "yaxis": "y"}, {"hoverinfo": "text", "marker": {"color": "rgb(255,65,54)"}, "mode": "lines", "type": "scatter", "x": [0.5093, 0.8307, 0.8307, 0.7308], "xaxis": "x", "y": [-1328.0, -1328.0, -1358.0, -1358.0], "yaxis": "y"}, {"hoverinfo": "text", "marker": {"color": "rgb(255,65,54)"}, "mode": "lines", "type": "scatter", "x": [0.4975, 0.8938, 0.8938, 0.8307], "xaxis": "x", "y": [-1300.0, -1300.0, -1342.0, -1342.0], "yaxis": "y"}, {"hoverinfo": "text", "marker": {"color": "rgb(0,116,217)"}, "mode": "lines", "type": "scatter", "x": [0.8938, 1.018, 1.018, 0.0], "xaxis": "x", "y": [-1321.0, -1321.0, -1375.0, -1375.0], "yaxis": "y"}, {"hoverinfo": "text", "marker": {"color": "rgb(0,116,217)"}, "mode": "lines", "type": "scatter", "x": [0.6396, 1.263, 1.263, 1.018], "xaxis": "x", "y": [-1270.0, -1270.0, -1348.0, -1348.0], "yaxis": "y"}, {"hoverinfo": "text", "marker": {"color": "rgb(0,116,217)"}, "mode": "lines", "type": "scatter", "x": [0.8813, 1.279, 1.279, 1.263], "xaxis": "x", "y": [-1211.0, -1211.0, -1309.0, -1309.0], "yaxis": "y"}, {"hoverinfo": "text", "marker": {"color": "rgb(0,116,217)"}, "mode": "lines", "type": "scatter", "x": [1.232, 1.444, 1.444, 1.279], "xaxis": "x", "y": [-1154.0, -1154.0, -1260.0, -1260.0], "yaxis": "y"}, {"hoverinfo": "text", "marker": {"color": "rgb(0,116,217)"}, "mode": "lines", "type": "scatter", "x": [0.9903, 1.666, 1.666, 1.444], "xaxis": "x", "y": [-972.6, -972.6, -1207.0, -1207.0], "yaxis": "y"}, {"hoverinfo": "text", "marker": {"color": "rgb(0,116,217)"}, "mode": "lines", "type": "scatter", "x": [1.309, 3.554, 3.554, 1.666], "xaxis": "x", "y": [-157.2, -157.2, -1090.0, -1090.0], "yaxis": "y"}], "layout": {"autosize": false, "height": 2270, "hoverlabel": {"bgcolor": "white", "font": {"family": "Rockwell", "size": 16}}, "hovermode": "closest", "plot_bgcolor": "#ECEFF1", "showlegend": false, "title": {"font": {"color": "Black", "size": 22}, "text": "<b>Hierarchical Clustering</b>", "x": 0.5, "xanchor": "center", "yanchor": "top"}, "width": 1000, "xaxis": {"mirror": "allticks", "rangemode": "tozero", "showgrid": false, "showline": true, "showticklabels": true, "ticks": "outside", "type": "linear", "zeroline": false}, "yaxis": {"mirror": "allticks", "range": [-1380, 0], "rangemode": "tozero", "showgrid": false, "showline": true, "showticklabels": true, "tickmode": "array", "ticks": "outside", "ticktext": {"elided": "138 str values"}, "tickvals": {"elided": "138 int values"}, "type": "linear", "zeroline": false}}}
